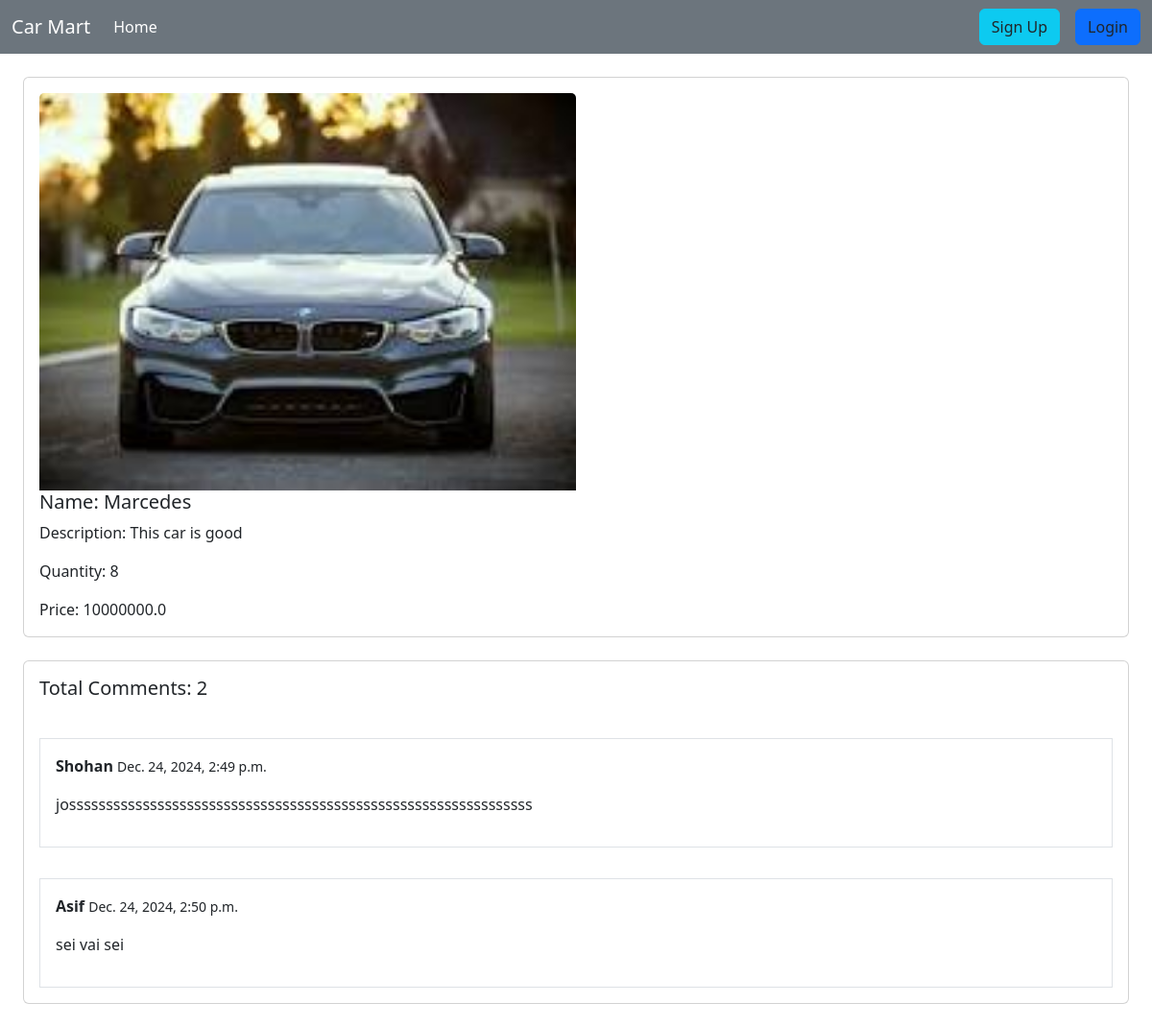
/cars/details/1/, run on the app's committed database.
### Cars/models.py (models this page shows, shortened)
class Car(models.Model):
    name = models.CharField(max_length=30)
    description = models.TextField()
    price = models.FloatField(blank=True,null=True)
    quantity = models.IntegerField(blank=True,null=True)
    brand = models.ForeignKey(Brand,on_delete=models.CASCADE)
    image = models.ImageField(upload_to='uploads/')

class Comment(models.Model):
    car = models.ForeignKey(Car,on_delete=models.CASCADE, related_name='comments')
    name = models.CharField(max_length=30)
    email = models.EmailField()
    body = models.TextField()
    submit_time = models.DateTimeField(auto_now_add=True)

### Cars/views.py (the view, shortened to what this page needs)
# urls.py: path('details/<int:id>/',views.CarDetails.as_view(),name='details'),
class CarDetails(DetailView):
    model = models.Car
    pk_url_kwarg = 'id'
    template_name = 'details.html'
    def get_context_data(self,**kwargs):
        context = super().get_context_data(**kwargs)
        car = self.object
        comments = models.Comment.objects.filter(car=car)
        comment_form = forms.CommentForm()
        context['comments'] = comments
        context['comment_form'] = comment_form
        return context

### Cars/templates/details.html (shortened to what this page needs)
{% extends "base.html" %}
{% load crispy_forms_tags %}
{% block content %}
<div class="col-12">
  <div class="card m-4">
    <div class="card-body">
      <div>
         <img class="card-img-top w-50" src="{{car.image.url}}" alt="Card image cap"/>
      </div>
        <div>
            <h5 class="card-title">Name: {{car.name}}</h5>
            <p class="card-text">Description: {{car.description}}</p>
            <p class="card-text">Quantity: {{car.quantity}}</p>
            <p class="card-text">Price: {{car.price}}</p>
        </div>
    </div>
  </div>
</div>
<div class="card m-4">
  <p class="h5 p-3">Total Comments: {{ comments | length }}</p>
  {% for comment in comments %}
  <div class="card-body border m-3">
    <p><b>{{comment.name}}</b> <small>{{comment.submit_time}}</small></p>
    <p>{{comment.body}}</p>
  </div>
  {% endfor %}
</div>
{% endblock %}

### data on the page
Car: image (picture), name "Marcedes", description "This car is good", quantity "8", price "10000000.0"
Comment: name "Shohan", submit_time "Dec. 24, 2024, 2:49 p.m.", body "josssssssssssssssssssssssssssssssssssssssssssssssssssssssssssssss"
Comment: name "Asif", submit_time "Dec. 24, 2024, 2:50 p.m.", body "sei vai sei"

### other printed values
{{ comments | length }} "2"
